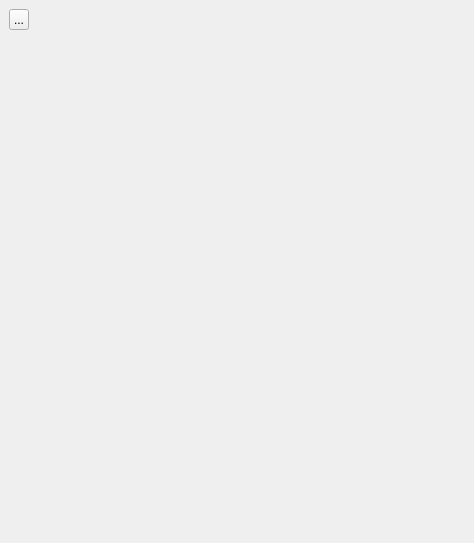
<?xml version="1.0" encoding="UTF-8"?>
<ui version="4.0">
 <class>SPMView</class>
 <widget class="QDockWidget" name="SPMView">
  <property name="geometry">
   <rect>
    <x>0</x>
    <y>0</y>
    <width>474</width>
    <height>543</height>
   </rect>
  </property>
  <property name="sizePolicy">
   <sizepolicy hsizetype="Preferred" vsizetype="Preferred">
    <horstretch>0</horstretch>
    <verstretch>0</verstretch>
   </sizepolicy>
  </property>
  <property name="minimumSize">
   <size>
    <width>456</width>
    <height>90</height>
   </size>
  </property>
  <property name="windowTitle">
   <string>Scatterplot Matrix </string>
  </property>
  <widget class="QWidget" name="dockWidgetContents">
   <layout class="QHBoxLayout" name="horizontalLayout_2">
    <item>
     <widget class="QWidget" name="featureContainer" native="true">
      <property name="sizePolicy">
       <sizepolicy hsizetype="Minimum" vsizetype="Expanding">
        <horstretch>0</horstretch>
        <verstretch>0</verstretch>
       </sizepolicy>
      </property>
      <property name="maximumSize">
       <size>
        <width>250</width>
        <height>16777215</height>
       </size>
      </property>
      <layout class="QVBoxLayout" name="verticalLayout">
       <property name="leftMargin">
        <number>0</number>
       </property>
       <property name="topMargin">
        <number>0</number>
       </property>
       <property name="rightMargin">
        <number>0</number>
       </property>
       <item>
        <widget class="QToolButton" name="tbSettings">
         <property name="sizePolicy">
          <sizepolicy hsizetype="Ignored" vsizetype="Fixed">
           <horstretch>0</horstretch>
           <verstretch>0</verstretch>
          </sizepolicy>
         </property>
         <property name="text">
          <string>...</string>
         </property>
         <property name="icon">
          <iconset resource="../../open_iA/core/open_iA.qrc">
           <normaloff>:/images/settings.png</normaloff>:/images/settings.png</iconset>
         </property>
         <property name="checkable">
          <bool>false</bool>
         </property>
        </widget>
       </item>
       <item>
        <spacer name="verticalSpacer">
         <property name="orientation">
          <enum>Qt::Vertical</enum>
         </property>
         <property name="sizeHint" stdset="0">
          <size>
           <width>20</width>
           <height>541</height>
          </size>
         </property>
        </spacer>
       </item>
      </layout>
     </widget>
    </item>
    <item>
     <layout class="QVBoxLayout" name="verticalLayout_2">
      <item>
       <widget class="QWidget" name="SPLOMWidget" native="true">
        <property name="sizePolicy">
         <sizepolicy hsizetype="Expanding" vsizetype="Expanding">
          <horstretch>0</horstretch>
          <verstretch>0</verstretch>
         </sizepolicy>
        </property>
        <property name="minimumSize">
         <size>
          <width>400</width>
          <height>0</height>
         </size>
        </property>
       </widget>
      </item>
      <item>
       <layout class="QHBoxLayout" name="horizontalLayout" stretch="0,1,0">
        <item>
         <spacer name="horizontalSpacer">
          <property name="orientation">
           <enum>Qt::Horizontal</enum>
          </property>
          <property name="sizeHint" stdset="0">
           <size>
            <width>40</width>
            <height>20</height>
           </size>
          </property>
         </spacer>
        </item>
        <item>
         <widget class="QWidget" name="scalarBarWidget" native="true">
          <property name="sizePolicy">
           <sizepolicy hsizetype="Preferred" vsizetype="Preferred">
            <horstretch>0</horstretch>
            <verstretch>0</verstretch>
           </sizepolicy>
          </property>
          <property name="minimumSize">
           <size>
            <width>200</width>
            <height>40</height>
           </size>
          </property>
          <property name="maximumSize">
           <size>
            <width>300</width>
            <height>40</height>
           </size>
          </property>
         </widget>
        </item>
        <item>
         <spacer name="horizontalSpacer_2">
          <property name="orientation">
           <enum>Qt::Horizontal</enum>
          </property>
          <property name="sizeHint" stdset="0">
           <size>
            <width>40</width>
            <height>20</height>
           </size>
          </property>
         </spacer>
        </item>
       </layout>
      </item>
     </layout>
    </item>
   </layout>
  </widget>
 </widget>
 <resources>
  <include location="../../core/open_iA.qrc"/>
 </resources>
 <connections/>
</ui>
